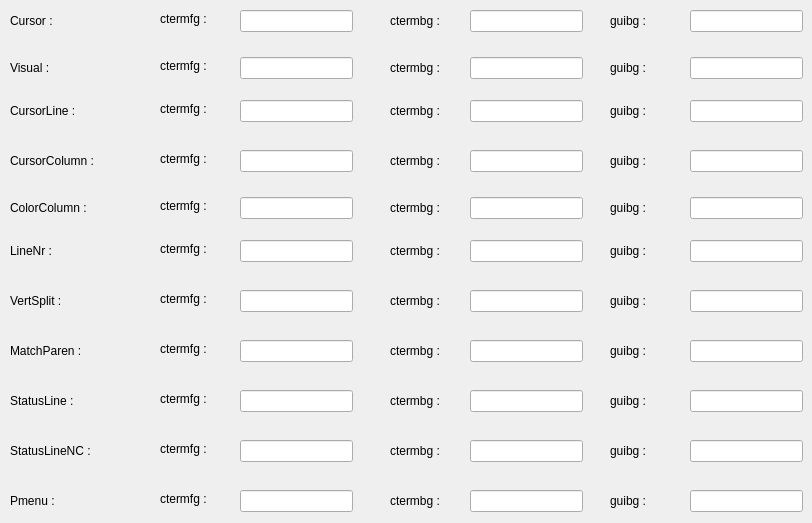
      <widget class="QWidget" name="tab">
       <attribute name="title">
        <string>Options Tab 1</string>
       </attribute>
       <widget class="QLineEdit" name="lineEdit_17">
        <property name="geometry">
         <rect>
          <x>470</x>
          <y>240</y>
          <width>113</width>
          <height>22</height>
         </rect>
        </property>
        <property name="text">
         <string/>
        </property>
       </widget>
       <widget class="QLineEdit" name="lineEdit_27">
        <property name="geometry">
         <rect>
          <x>690</x>
          <y>390</y>
          <width>113</width>
          <height>22</height>
         </rect>
        </property>
        <property name="text">
         <string/>
        </property>
       </widget>
       <widget class="QLineEdit" name="lineEdit_16">
        <property name="geometry">
         <rect>
          <x>240</x>
          <y>240</y>
          <width>113</width>
          <height>22</height>
         </rect>
        </property>
        <property name="styleSheet">
         <string notr="true"/>
        </property>
        <property name="text">
         <string/>
        </property>
       </widget>
       <widget class="QLineEdit" name="lineEdit_11">
        <property name="geometry">
         <rect>
          <x>240</x>
          <y>150</y>
          <width>113</width>
          <height>22</height>
         </rect>
        </property>
        <property name="styleSheet">
         <string notr="true"/>
        </property>
        <property name="text">
         <string/>
        </property>
       </widget>
       <widget class="QLabel" name="label">
        <property name="geometry">
         <rect>
          <x>10</x>
          <y>10</y>
          <width>81</width>
          <height>21</height>
         </rect>
        </property>
        <property name="text">
         <string>Cursor :</string>
        </property>
       </widget>
       <widget class="QLabel" name="label_28">
        <property name="geometry">
         <rect>
          <x>10</x>
          <y>290</y>
          <width>121</width>
          <height>21</height>
         </rect>
        </property>
        <property name="text">
         <string>VertSplit :</string>
        </property>
       </widget>
       <widget class="QLabel" name="label_4">
        <property name="geometry">
         <rect>
          <x>610</x>
          <y>10</y>
          <width>59</width>
          <height>21</height>
         </rect>
        </property>
        <property name="text">
         <string>guibg :</string>
        </property>
       </widget>
       <widget class="QLabel" name="label_33">
        <property name="geometry">
         <rect>
          <x>610</x>
          <y>390</y>
          <width>59</width>
          <height>21</height>
         </rect>
        </property>
        <property name="text">
         <string>guibg :</string>
        </property>
       </widget>
       <widget class="QLabel" name="label_14">
        <property name="geometry">
         <rect>
          <x>160</x>
          <y>143</y>
          <width>71</width>
          <height>31</height>
         </rect>
        </property>
        <property name="text">
         <string>ctermfg :</string>
        </property>
       </widget>
       <widget class="QLabel" name="label_25">
        <property name="geometry">
         <rect>
          <x>160</x>
          <y>283</y>
          <width>71</width>
          <height>31</height>
         </rect>
        </property>
        <property name="text">
         <string>ctermfg :</string>
        </property>
       </widget>
       <widget class="QLabel" name="label_34">
        <property name="geometry">
         <rect>
          <x>160</x>
          <y>383</y>
          <width>71</width>
          <height>31</height>
         </rect>
        </property>
        <property name="text">
         <string>ctermfg :</string>
        </property>
       </widget>
       <widget class="QLineEdit" name="lineEdit_3">
        <property name="geometry">
         <rect>
          <x>690</x>
          <y>10</y>
          <width>113</width>
          <height>22</height>
         </rect>
        </property>
       </widget>
       <widget class="QLabel" name="label_10">
        <property name="geometry">
         <rect>
          <x>610</x>
          <y>100</y>
          <width>59</width>
          <height>21</height>
         </rect>
        </property>
        <property name="text">
         <string>guibg :</string>
        </property>
       </widget>
       <widget class="QLabel" name="label_13">
        <property name="geometry">
         <rect>
          <x>10</x>
          <y>150</y>
          <width>121</width>
          <height>21</height>
         </rect>
        </property>
        <property name="text">
         <string>CursorColumn :</string>
        </property>
       </widget>
       <widget class="QLabel" name="label_31">
        <property name="geometry">
         <rect>
          <x>160</x>
          <y>333</y>
          <width>71</width>
          <height>31</height>
         </rect>
        </property>
        <property name="text">
         <string>ctermfg :</string>
        </property>
       </widget>
       <widget class="QLineEdit" name="lineEdit_5">
        <property name="geometry">
         <rect>
          <x>690</x>
          <y>57</y>
          <width>113</width>
          <height>22</height>
         </rect>
        </property>
        <property name="text">
         <string/>
        </property>
       </widget>
       <widget class="QLineEdit" name="lineEdit_18">
        <property name="geometry">
         <rect>
          <x>690</x>
          <y>240</y>
          <width>113</width>
          <height>22</height>
         </rect>
        </property>
        <property name="text">
         <string/>
        </property>
       </widget>
       <widget class="QLineEdit" name="lineEdit_14">
        <property name="geometry">
         <rect>
          <x>470</x>
          <y>197</y>
          <width>113</width>
          <height>22</height>
         </rect>
        </property>
        <property name="text">
         <string/>
        </property>
       </widget>
       <widget class="QLabel" name="label_16">
        <property name="geometry">
         <rect>
          <x>610</x>
          <y>150</y>
          <width>59</width>
          <height>21</height>
         </rect>
        </property>
        <property name="text">
         <string>guibg :</string>
        </property>
       </widget>
       <widget class="QLabel" name="label_38">
        <property name="geometry">
         <rect>
          <x>610</x>
          <y>440</y>
          <width>59</width>
          <height>21</height>
         </rect>
        </property>
        <property name="text">
         <string>guibg :</string>
        </property>
       </widget>
       <widget class="QLabel" name="label_21">
        <property name="geometry">
         <rect>
          <x>10</x>
          <y>240</y>
          <width>121</width>
          <height>21</height>
         </rect>
        </property>
        <property name="text">
         <string>LineNr :</string>
        </property>
       </widget>
       <widget class="QLabel" name="label_43">
        <property name="geometry">
         <rect>
          <x>10</x>
          <y>490</y>
          <width>121</width>
          <height>21</height>
         </rect>
        </property>
        <property name="text">
         <string>Pmenu :</string>
        </property>
       </widget>
       <widget class="QLabel" name="label_6">
        <property name="geometry">
         <rect>
          <x>610</x>
          <y>57</y>
          <width>59</width>
          <height>21</height>
         </rect>
        </property>
        <property name="text">
         <string>guibg :</string>
        </property>
       </widget>
       <widget class="QLabel" name="label_32">
        <property name="geometry">
         <rect>
          <x>10</x>
          <y>340</y>
          <width>121</width>
          <height>21</height>
         </rect>
        </property>
        <property name="text">
         <string>MatchParen :</string>
        </property>
       </widget>
       <widget class="QLineEdit" name="lineEdit_24">
        <property name="geometry">
         <rect>
          <x>240</x>
          <y>340</y>
          <width>113</width>
          <height>22</height>
         </rect>
        </property>
        <property name="styleSheet">
         <string notr="true"/>
        </property>
        <property name="text">
         <string/>
        </property>
       </widget>
       <widget class="QLineEdit" name="lineEdit_20">
        <property name="geometry">
         <rect>
          <x>240</x>
          <y>290</y>
          <width>113</width>
          <height>22</height>
         </rect>
        </property>
        <property name="styleSheet">
         <string notr="true"/>
        </property>
        <property name="text">
         <string/>
        </property>
       </widget>
       <widget class="QLabel" name="label_41">
        <property name="geometry">
         <rect>
          <x>160</x>
          <y>483</y>
          <width>71</width>
          <height>31</height>
         </rect>
        </property>
        <property name="text">
         <string>ctermfg :</string>
        </property>
       </widget>
       <widget class="QLineEdit" name="lineEdit_9">
        <property name="geometry">
         <rect>
          <x>470</x>
          <y>100</y>
          <width>113</width>
          <height>22</height>
         </rect>
        </property>
        <property name="text">
         <string/>
        </property>
       </widget>
       <widget class="QLineEdit" name="lineEdit_13">
        <property name="geometry">
         <rect>
          <x>240</x>
          <y>197</y>
          <width>113</width>
          <height>22</height>
         </rect>
        </property>
        <property name="styleSheet">
         <string notr="true"/>
        </property>
        <property name="text">
         <string/>
        </property>
       </widget>
       <widget class="QLabel" name="label_5">
        <property name="geometry">
         <rect>
          <x>10</x>
          <y>57</y>
          <width>81</width>
          <height>21</height>
         </rect>
        </property>
        <property name="text">
         <string>Visual :</string>
        </property>
       </widget>
       <widget class="QLabel" name="label_7">
        <property name="geometry">
         <rect>
          <x>390</x>
          <y>57</y>
          <width>71</width>
          <height>21</height>
         </rect>
        </property>
        <property name="text">
         <string>ctermbg :</string>
        </property>
       </widget>
       <widget class="QLabel" name="label_40">
        <property name="geometry">
         <rect>
          <x>390</x>
          <y>440</y>
          <width>71</width>
          <height>21</height>
         </rect>
        </property>
        <property name="text">
         <string>ctermbg :</string>
        </property>
       </widget>
       <widget class="QLineEdit" name="lineEdit_21">
        <property name="geometry">
         <rect>
          <x>470</x>
          <y>290</y>
          <width>113</width>
          <height>22</height>
         </rect>
        </property>
        <property name="text">
         <string/>
        </property>
       </widget>
       <widget class="QLabel" name="label_18">
        <property name="geometry">
         <rect>
          <x>390</x>
          <y>197</y>
          <width>71</width>
          <height>21</height>
         </rect>
        </property>
        <property name="text">
         <string>ctermbg :</string>
        </property>
       </widget>
       <widget class="QLabel" name="label_36">
        <property name="geometry">
         <rect>
          <x>390</x>
          <y>390</y>
          <width>71</width>
          <height>21</height>
         </rect>
        </property>
        <property name="text">
         <string>ctermbg :</string>
        </property>
       </widget>
       <widget class="QLineEdit" name="lineEdit_8">
        <property name="geometry">
         <rect>
          <x>690</x>
          <y>100</y>
          <width>113</width>
          <height>22</height>
         </rect>
        </property>
        <property name="text">
         <string/>
        </property>
       </widget>
       <widget class="QLineEdit" name="lineEdit_22">
        <property name="geometry">
         <rect>
          <x>690</x>
          <y>340</y>
          <width>113</width>
          <height>22</height>
         </rect>
        </property>
        <property name="text">
         <string/>
        </property>
       </widget>
       <widget class="QLabel" name="label_30">
        <property name="geometry">
         <rect>
          <x>610</x>
          <y>340</y>
          <width>59</width>
          <height>21</height>
         </rect>
        </property>
        <property name="text">
         <string>guibg :</string>
        </property>
       </widget>
       <widget class="QLabel" name="label_3">
        <property name="geometry">
         <rect>
          <x>390</x>
          <y>10</y>
          <width>71</width>
          <height>21</height>
         </rect>
        </property>
        <property name="text">
         <string>ctermbg :</string>
        </property>
       </widget>
       <widget class="QLineEdit" name="lineEdit_23">
        <property name="geometry">
         <rect>
          <x>470</x>
          <y>340</y>
          <width>113</width>
          <height>22</height>
         </rect>
        </property>
        <property name="text">
         <string/>
        </property>
       </widget>
       <widget class="QLabel" name="label_35">
        <property name="geometry">
         <rect>
          <x>10</x>
          <y>390</y>
          <width>121</width>
          <height>21</height>
         </rect>
        </property>
        <property name="text">
         <string>StatusLine :</string>
        </property>
       </widget>
       <widget class="QLabel" name="label_44">
        <property name="geometry">
         <rect>
          <x>610</x>
          <y>490</y>
          <width>59</width>
          <height>21</height>
         </rect>
        </property>
        <property name="text">
         <string>guibg :</string>
        </property>
       </widget>
       <widget class="QLineEdit" name="lineEdit_30">
        <property name="geometry">
         <rect>
          <x>240</x>
          <y>440</y>
          <width>113</width>
          <height>22</height>
         </rect>
        </property>
        <property name="styleSheet">
         <string notr="true"/>
        </property>
        <property name="text">
         <string/>
        </property>
       </widget>
       <widget class="QLabel" name="label_8">
        <property name="geometry">
         <rect>
          <x>160</x>
          <y>50</y>
          <width>71</width>
          <height>31</height>
         </rect>
        </property>
        <property name="text">
         <string>ctermfg :</string>
        </property>
       </widget>
       <widget class="QLineEdit" name="lineEdit_15">
        <property name="geometry">
         <rect>
          <x>690</x>
          <y>197</y>
          <width>113</width>
          <height>22</height>
         </rect>
        </property>
        <property name="text">
         <string/>
        </property>
       </widget>
       <widget class="QLineEdit" name="lineEdit_31">
        <property name="geometry">
         <rect>
          <x>470</x>
          <y>490</y>
          <width>113</width>
          <height>22</height>
         </rect>
        </property>
        <property name="text">
         <string/>
        </property>
       </widget>
       <widget class="QLineEdit" name="lineEdit_2">
        <property name="geometry">
         <rect>
          <x>470</x>
          <y>10</y>
          <width>113</width>
          <height>22</height>
         </rect>
        </property>
       </widget>
       <widget class="QLineEdit" name="lineEdit_12">
        <property name="geometry">
         <rect>
          <x>470</x>
          <y>150</y>
          <width>113</width>
          <height>22</height>
         </rect>
        </property>
        <property name="text">
         <string/>
        </property>
       </widget>
       <widget class="QLabel" name="label_9">
        <property name="geometry">
         <rect>
          <x>160</x>
          <y>93</y>
          <width>71</width>
          <height>31</height>
         </rect>
        </property>
        <property name="text">
         <string>ctermfg :</string>
        </property>
       </widget>
       <widget class="QLineEdit" name="lineEdit">
        <property name="geometry">
         <rect>
          <x>240</x>
          <y>10</y>
          <width>113</width>
          <height>22</height>
         </rect>
        </property>
        <property name="styleSheet">
         <string notr="true"/>
        </property>
       </widget>
       <widget class="QLabel" name="label_23">
        <property name="geometry">
         <rect>
          <x>610</x>
          <y>240</y>
          <width>59</width>
          <height>21</height>
         </rect>
        </property>
        <property name="text">
         <string>guibg :</string>
        </property>
       </widget>
       <widget class="QLineEdit" name="lineEdit_25">
        <property name="geometry">
         <rect>
          <x>240</x>
          <y>390</y>
          <width>113</width>
          <height>22</height>
         </rect>
        </property>
        <property name="styleSheet">
         <string notr="true"/>
        </property>
        <property name="text">
         <string/>
        </property>
       </widget>
       <widget class="QLabel" name="label_15">
        <property name="geometry">
         <rect>
          <x>390</x>
          <y>150</y>
          <width>71</width>
          <height>21</height>
         </rect>
        </property>
        <property name="text">
         <string>ctermbg :</string>
        </property>
       </widget>
       <widget class="QLabel" name="label_37">
        <property name="geometry">
         <rect>
          <x>160</x>
          <y>433</y>
          <width>71</width>
          <height>31</height>
         </rect>
        </property>
        <property name="text">
         <string>ctermfg :</string>
        </property>
       </widget>
       <widget class="QLabel" name="label_42">
        <property name="geometry">
         <rect>
          <x>390</x>
          <y>490</y>
          <width>71</width>
          <height>21</height>
         </rect>
        </property>
        <property name="text">
         <string>ctermbg :</string>
        </property>
       </widget>
       <widget class="QLineEdit" name="lineEdit_29">
        <property name="geometry">
         <rect>
          <x>470</x>
          <y>440</y>
          <width>113</width>
          <height>22</height>
         </rect>
        </property>
        <property name="text">
         <string/>
        </property>
       </widget>
       <widget class="QLabel" name="label_20">
        <property name="geometry">
         <rect>
          <x>160</x>
          <y>190</y>
          <width>71</width>
          <height>31</height>
         </rect>
        </property>
        <property name="text">
         <string>ctermfg :</string>
        </property>
       </widget>
       <widget class="QLabel" name="label_39">
        <property name="geometry">
         <rect>
          <x>10</x>
          <y>440</y>
          <width>121</width>
          <height>21</height>
         </rect>
        </property>
        <property name="text">
         <string>StatusLineNC :</string>
        </property>
       </widget>
       <widget class="QLineEdit" name="lineEdit_6">
        <property name="geometry">
         <rect>
          <x>470</x>
          <y>57</y>
          <width>113</width>
          <height>22</height>
         </rect>
        </property>
        <property name="text">
         <string/>
        </property>
       </widget>
       <widget class="QLineEdit" name="lineEdit_28">
        <property name="geometry">
         <rect>
          <x>690</x>
          <y>440</y>
          <width>113</width>
          <height>22</height>
         </rect>
        </property>
        <property name="text">
         <string/>
        </property>
       </widget>
       <widget class="QLineEdit" name="lineEdit_7">
        <property name="geometry">
         <rect>
          <x>240</x>
          <y>100</y>
          <width>113</width>
          <height>22</height>
         </rect>
        </property>
        <property name="styleSheet">
         <string notr="true"/>
        </property>
        <property name="text">
         <string/>
        </property>
       </widget>
       <widget class="QLabel" name="label_22">
        <property name="geometry">
         <rect>
          <x>390</x>
          <y>240</y>
          <width>71</width>
          <height>21</height>
         </rect>
        </property>
        <property name="text">
         <string>ctermbg :</string>
        </property>
       </widget>
       <widget class="QLabel" name="label_12">
        <property name="geometry">
         <rect>
          <x>390</x>
          <y>100</y>
          <width>71</width>
          <height>21</height>
         </rect>
        </property>
        <property name="text">
         <string>ctermbg :</string>
        </property>
       </widget>
       <widget class="QLabel" name="label_29">
        <property name="geometry">
         <rect>
          <x>390</x>
          <y>340</y>
          <width>71</width>
          <height>21</height>
         </rect>
        </property>
        <property name="text">
         <string>ctermbg :</string>
        </property>
       </widget>
       <widget class="QLabel" name="label_19">
        <property name="geometry">
         <rect>
          <x>610</x>
          <y>197</y>
          <width>59</width>
          <height>21</height>
         </rect>
        </property>
        <property name="text">
         <string>guibg :</string>
        </property>
       </widget>
       <widget class="QLineEdit" name="lineEdit_26">
        <property name="geometry">
         <rect>
          <x>470</x>
          <y>390</y>
          <width>113</width>
          <height>22</height>
         </rect>
        </property>
        <property name="text">
         <string/>
        </property>
       </widget>
       <widget class="QLabel" name="label_2">
        <property name="geometry">
         <rect>
          <x>160</x>
          <y>3</y>
          <width>71</width>
          <height>31</height>
         </rect>
        </property>
        <property name="text">
         <string>ctermfg :</string>
        </property>
       </widget>
       <widget class="QLineEdit" name="lineEdit_32">
        <property name="geometry">
         <rect>
          <x>690</x>
          <y>490</y>
          <width>113</width>
          <height>22</height>
         </rect>
        </property>
        <property name="text">
         <string/>
        </property>
       </widget>
       <widget class="QLabel" name="label_24">
        <property name="geometry">
         <rect>
          <x>160</x>
          <y>233</y>
          <width>71</width>
          <height>31</height>
         </rect>
        </property>
        <property name="text">
         <string>ctermfg :</string>
        </property>
       </widget>
       <widget class="QLabel" name="label_27">
        <property name="geometry">
         <rect>
          <x>390</x>
          <y>290</y>
          <width>71</width>
          <height>21</height>
         </rect>
        </property>
        <property name="text">
         <string>ctermbg :</string>
        </property>
       </widget>
       <widget class="QLineEdit" name="lineEdit_10">
        <property name="geometry">
         <rect>
          <x>690</x>
          <y>150</y>
          <width>113</width>
          <height>22</height>
         </rect>
        </property>
        <property name="text">
         <string/>
        </property>
       </widget>
       <widget class="QLineEdit" name="lineEdit_33">
        <property name="geometry">
         <rect>
          <x>240</x>
          <y>490</y>
          <width>113</width>
          <height>22</height>
         </rect>
        </property>
        <property name="styleSheet">
         <string notr="true"/>
        </property>
        <property name="text">
         <string/>
        </property>
       </widget>
       <widget class="QLabel" name="label_17">
        <property name="geometry">
         <rect>
          <x>10</x>
          <y>197</y>
          <width>121</width>
          <height>21</height>
         </rect>
        </property>
        <property name="text">
         <string>ColorColumn :</string>
        </property>
       </widget>
       <widget class="QLineEdit" name="lineEdit_4">
        <property name="geometry">
         <rect>
          <x>240</x>
          <y>57</y>
          <width>113</width>
          <height>22</height>
         </rect>
        </property>
        <property name="styleSheet">
         <string notr="true"/>
        </property>
        <property name="text">
         <string/>
        </property>
       </widget>
       <widget class="QLineEdit" name="lineEdit_19">
        <property name="geometry">
         <rect>
          <x>690</x>
          <y>290</y>
          <width>113</width>
          <height>22</height>
         </rect>
        </property>
        <property name="text">
         <string/>
        </property>
       </widget>
       <widget class="QLabel" name="label_11">
        <property name="geometry">
         <rect>
          <x>10</x>
          <y>100</y>
          <width>81</width>
          <height>21</height>
         </rect>
        </property>
        <property name="text">
         <string>CursorLine :</string>
        </property>
       </widget>
       <widget class="QLabel" name="label_26">
        <property name="geometry">
         <rect>
          <x>610</x>
          <y>290</y>
          <width>59</width>
          <height>21</height>
         </rect>
        </property>
        <property name="text">
         <string>guibg :</string>
        </property>
       </widget>
      </widget>
